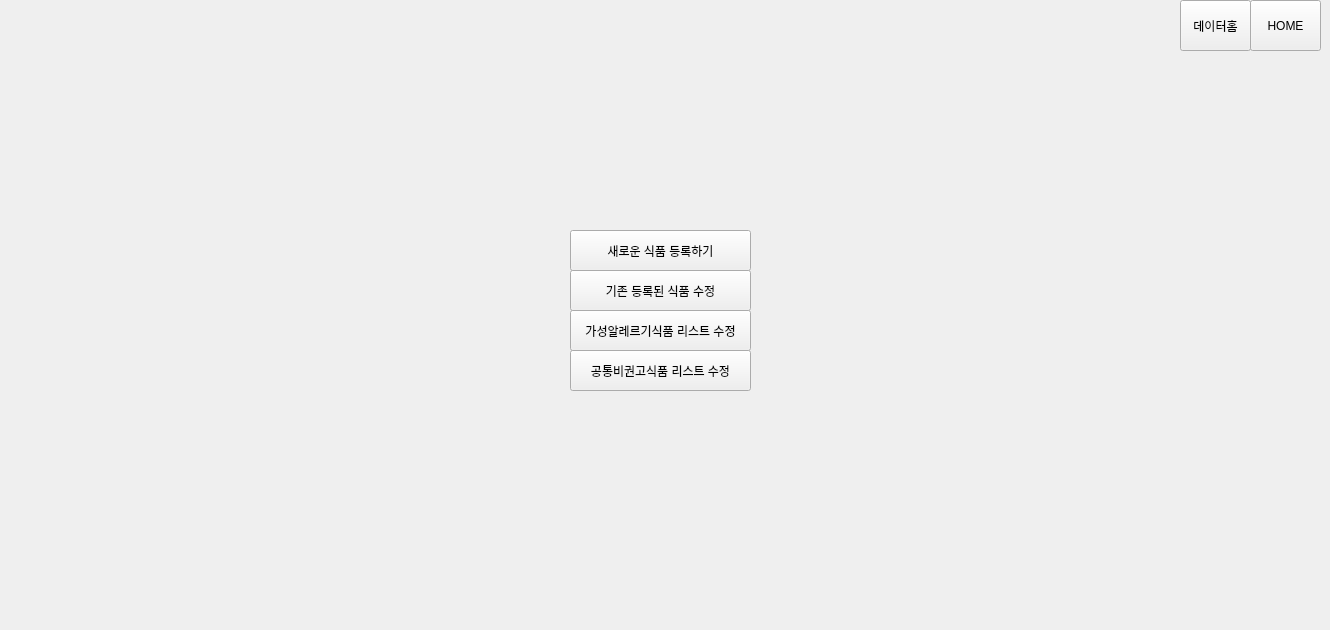
      <widget class="QWidget" name="page_data_ing_1_13">
       <widget class="QWidget" name="widget_9" native="true">
        <property name="geometry">
         <rect>
          <x>320</x>
          <y>50</y>
          <width>701</width>
          <height>571</height>
         </rect>
        </property>
        <widget class="QPushButton" name="btn_edit_common_unrec_ing_list_13">
         <property name="geometry">
          <rect>
           <x>250</x>
           <y>300</y>
           <width>181</width>
           <height>41</height>
          </rect>
         </property>
         <property name="text">
          <string>공통비권고식품 리스트 수정</string>
         </property>
        </widget>
        <widget class="QPushButton" name="btn_edit_gasung_allergy_ing_list_13">
         <property name="geometry">
          <rect>
           <x>250</x>
           <y>260</y>
           <width>181</width>
           <height>41</height>
          </rect>
         </property>
         <property name="text">
          <string>가성알레르기식품 리스트 수정</string>
         </property>
        </widget>
        <widget class="QPushButton" name="btn_edit_existing_ing_13">
         <property name="geometry">
          <rect>
           <x>250</x>
           <y>220</y>
           <width>181</width>
           <height>41</height>
          </rect>
         </property>
         <property name="text">
          <string>기존 등록된 식품 수정</string>
         </property>
        </widget>
        <widget class="QPushButton" name="btn_register_new_ing_13">
         <property name="geometry">
          <rect>
           <x>250</x>
           <y>180</y>
           <width>181</width>
           <height>41</height>
          </rect>
         </property>
         <property name="text">
          <string>새로운 식품 등록하기</string>
         </property>
        </widget>
       </widget>
       <widget class="QWidget" name="widget_37" native="true">
        <property name="geometry">
         <rect>
          <x>1180</x>
          <y>0</y>
          <width>141</width>
          <height>71</height>
         </rect>
        </property>
        <widget class="QPushButton" name="btn_home_13">
         <property name="geometry">
          <rect>
           <x>70</x>
           <y>0</y>
           <width>71</width>
           <height>51</height>
          </rect>
         </property>
         <property name="text">
          <string>HOME</string>
         </property>
        </widget>
        <widget class="QPushButton" name="btn_data_home_13">
         <property name="geometry">
          <rect>
           <x>0</x>
           <y>0</y>
           <width>71</width>
           <height>51</height>
          </rect>
         </property>
         <property name="text">
          <string>데이터홈</string>
         </property>
        </widget>
       </widget>
      </widget>
